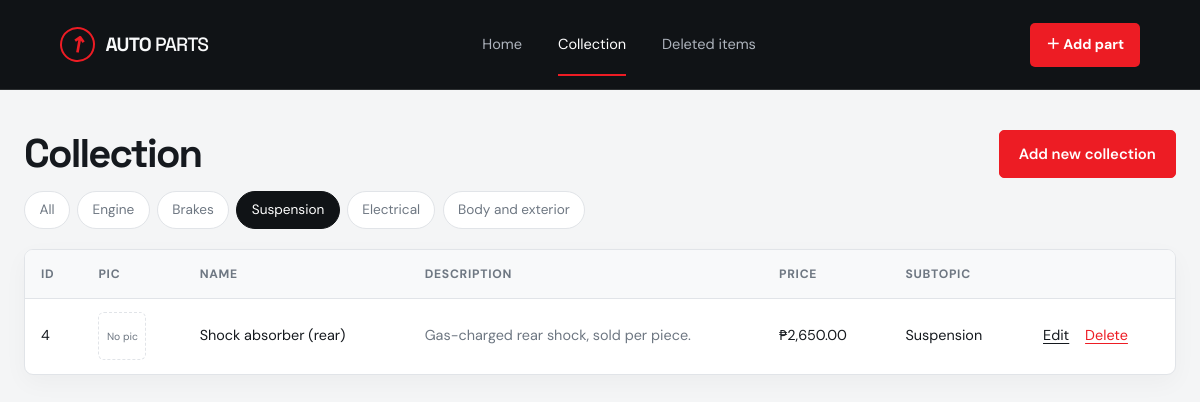
The page /collection.php?st=3 on the database its author committed.
### tables this page shows
CREATE TABLE subtopics (
  id INT AUTO_INCREMENT PRIMARY KEY,
  name VARCHAR(60) NOT NULL
);

CREATE TABLE parts (
  id INT AUTO_INCREMENT PRIMARY KEY,
  subtopic_id INT NOT NULL,
  name VARCHAR(100) NOT NULL,
  description VARCHAR(255) NOT NULL DEFAULT '',
  price DECIMAL(10,2) NOT NULL DEFAULT 0,
  picture VARCHAR(100) NULL,
  is_deleted TINYINT(1) NOT NULL DEFAULT 0,
  deleted_at DATETIME NULL,
  created_at TIMESTAMP DEFAULT CURRENT_TIMESTAMP,
  FOREIGN KEY (subtopic_id) REFERENCES subtopics(id)
);

### config.php (called while the page is built, shortened)
<?php
function e($s) { return htmlspecialchars((string)$s, ENT_QUOTES, 'UTF-8'); }
function peso($n) { return '₱' . number_format((float)$n, 2); }

### collection.php (the view, shortened to what this page needs)
<?php
require 'config.php';
$subs = $pdo->query('SELECT * FROM subtopics ORDER BY id')->fetchAll();
$st = (int)($_GET['st'] ?? 0);
if ($st) {
  $q = $pdo->prepare('SELECT p.*, s.name AS sname FROM parts p JOIN subtopics s ON s.id = p.subtopic_id WHERE p.is_deleted = 0 AND p.subtopic_id = ? ORDER BY p.id');
  $q->execute([$st]);
} else {
  $q = $pdo->query('SELECT p.*, s.name AS sname FROM parts p JOIN subtopics s ON s.id = p.subtopic_id WHERE p.is_deleted = 0 ORDER BY p.id');
}
$rows = $q->fetchAll();
require 'header.php';
?>
<div class="bar">
  <h1>Collection</h1>
  <a class="btn primary" href="add.php<?= $st ? '?st=' . $st : '' ?>">Add new collection</a>
</div>
<nav class="tabs">
  <a href="collection.php" class="<?= !$st ? 'on' : '' ?>">All</a>
  <?php foreach ($subs as $s): ?>
    <a href="collection.php?st=<?= $s['id'] ?>" class="<?= $st === (int)$s['id'] ? 'on' : '' ?>"><?= e($s['name']) ?></a>
  <?php endforeach; ?>
</nav>
<?php if (!$rows): ?>
  <p class="empty">No parts here yet. Add the first one with "Add new collection".</p>
<?php else: ?>
<div class="scroll">
<table>
  <thead><tr><th>ID</th><th>Pic</th><th>Name</th><th>Description</th><th>Price</th><th>Subtopic</th><th></th></tr></thead>
  <tbody>
  <?php foreach ($rows as $r): ?>
    <tr>
      <td><?= $r['id'] ?></td>
      <td><?= $r['picture'] ? '<img class="thumb" src="uploads/' . e($r['picture']) . '" alt="">' : '<span class="thumb none">No pic</span>' ?></td>
      <td><?= e($r['name']) ?></td>
      <td class="desc"><?= e($r['description']) ?></td>
      <td><?= peso($r['price']) ?></td>
      <td><?= e($r['sname']) ?></td>
      <td class="acts">
        <a href="edit.php?id=<?= $r['id'] ?>">Edit</a>
        <form method="post" action="delete.php" onsubmit="return confirm('Move this part to Deleted items?')">
          <button class="link danger">Delete</button>
        </form>
      </td>
    </tr>
  <?php endforeach; ?>
  </tbody>
</table>
</div>
<?php endif; ?>
<?php require 'footer.php'; ?>

### assets/style.css (style rules this page uses)
:root { --bg: #f4f5f6; --surface: #fff; --ink: #15191e; --muted: #6e7782; --line: #e1e4e8; --accent: #ed1c24; --accent-dark: #c80f18; --dark: #101316; --dark-soft: #191d21; }
* { box-sizing: border-box; }
html { scroll-behavior: smooth; }
body { margin: 0; background: var(--bg); color: var(--ink); font: 15px/1.65 "DM Sans", "Segoe UI", system-ui, sans-serif; }
a { color: inherit; }
h1, h2, h3 { font-family: "Space Grotesk", "Segoe UI", sans-serif; letter-spacing: -.045em; line-height: 1.12; }
h1 { margin: 0 0 1rem; }
.btn { display: inline-flex; align-items: center; justify-content: center; gap: 1.2rem; padding: .8rem 1.2rem; border: 1px solid var(--line); background: var(--surface); color: var(--ink); border-radius: 5px; font: 600 .93rem "DM Sans", sans-serif; text-decoration: none; cursor: pointer; transition: transform .2s, background .2s, border-color .2s; }
.btn-red, .btn.primary { background: var(--accent); color: #fff; border-color: var(--accent); }
.bar { display: flex; justify-content: space-between; align-items: center; gap: 1rem; flex-wrap: wrap; margin-bottom: .8rem; }
.bar h1 { font-size: clamp(1.8rem, 4vw, 2.5rem); margin: 0; }
main > .bar, main > .tabs, main > .scroll, main > .empty, main > .form, main > .errors, main > h1, main > p, main > .preview { width: min(1200px, calc(100% - 3rem)); margin-left: auto; margin-right: auto; }
main > .bar { margin-top: 2.5rem; }
.tabs { display: flex; gap: .45rem; flex-wrap: wrap; margin-top: .8rem; margin-bottom: 1.25rem; }
.tabs a { padding: .45rem .9rem; border: 1px solid var(--line); border-radius: 99px; text-decoration: none; font-size: .85rem; color: var(--muted); background: var(--surface); transition: all .2s; }
.tabs a.on { background: var(--dark); color: #fff; border-color: var(--dark); }
.scroll { overflow-x: auto; border: 1px solid var(--line); border-radius: 9px; background: var(--surface); box-shadow: 0 8px 24px rgba(15,20,25,.035); }
table { width: 100%; border-collapse: collapse; font-size: .9rem; }
th, td { padding: .85rem 1rem; text-align: left; border-bottom: 1px solid var(--line); vertical-align: middle; }
th { font-weight: 700; color: var(--muted); font-size: .76rem; text-transform: uppercase; letter-spacing: .06em; white-space: nowrap; background: #f8f9fa; }
tbody tr:last-child td { border-bottom: 0; }
td.desc { max-width: 280px; color: var(--muted); }
.thumb { width: 48px; height: 48px; object-fit: cover; border-radius: 6px; display: grid; place-items: center; }
.thumb.none { border: 1px dashed var(--line); color: var(--muted); font-size: .65rem; text-align: center; line-height: 1.1; }
.acts { white-space: nowrap; }
.acts form { display: inline; margin-left: .75rem; }
.acts a, .link { color: var(--ink); text-decoration: underline; text-underline-offset: 3px; }
.link { background: none; border: 0; padding: 0; font: inherit; cursor: pointer; }
.danger { color: var(--accent) !important; }
@media (prefers-reduced-motion: no-preference) { .btn, .tabs a, .category-card, .nav-cta { transition: all .2s ease; } }

### rows shown on the page
subtopics: name "Engine"
subtopics: name "Brakes"
subtopics: name "Suspension"
subtopics: name "Electrical"
subtopics: name "Body and exterior"
parts: id "4", shows "No pic", name "Shock absorber (rear)", description "Gas-charged rear shock, sold per piece.", price "₱2,650.00", subtopic.name "Suspension"
